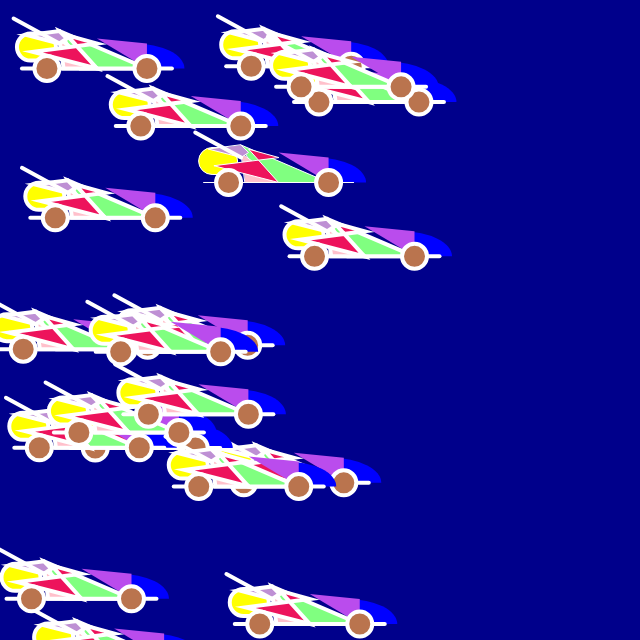
Frame 1 (no input)
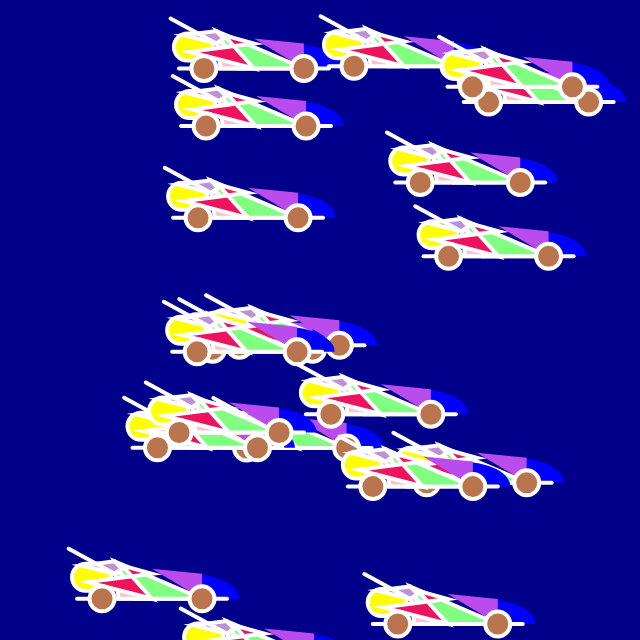
Frame 60 (no input)
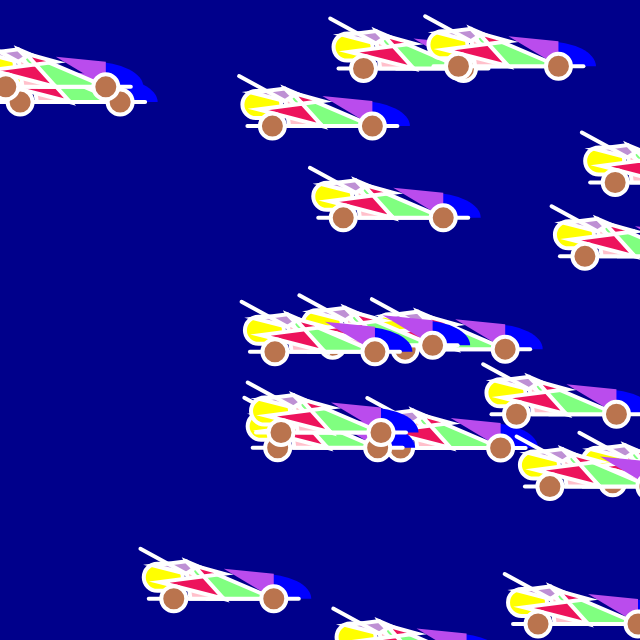
Frame 120 (the mouse pressed at the canvas centre since frame 60)

The p5.js sketch that drew these frames (run headless with seeded random() and noise() and a simulated clock; from frame 60 on, the mouse is pressed at the canvas centre):

// p5.js sketch
// ── sketch.js
var numSpaceshipe =20;
var x=[];
var y=[];
var speed=[];
var size=[];

 
function setup() {
    createCanvas(640,640);
    for (var i=0;i<numSpaceshipe;i++) {
        x.push( random(0,width/2));
       y.push (random(0,height));
        
        
        speed.push(random(1,4));
        size[i]=random(10,100);
        
       var r = random(0,255);
        var g = random(0,255); 
      var b = random(0,255);
        
        
    }

    console.log(x);
}
function draw(){
    background("darkblue");

    
    for(var i =0;i<20; i++){
       
    car(x[i],y[i],100);
        
        x[i]+= speed[i];
        if (x[i] >=width) x[i]=0;
}
    
}
var car =function(x,y,size){ 
    
    noStroke();
    fill("blue");
    arc(x + size - size/8, y + size/2, 100, 50, PI*3/2, 0); 
    
    fill("#BA4CED");
    triangle(x + size/2, y + size/5, x + size, y + size/4, x + size, y + size/2);
     
  
    
    
    stroke("white");
    line(x-size/4,y+size/2,x+size+size/4,y+size/2);
    
     fill("#FFFF00");
     
    rect(x-30,y+15,39,27,30,88);
   
   fill("#80ff80");   
    triangle(x +size/8,y +size/8,x+size,y+size/2,x+size/3,y + size/2);
    fill("pink");
    triangle(x +size/8,y +size/5,x+size/2,y+size/2,x+size/6,y + size/2 );

    fill("#BE90D4");
    quad(x-size/5,y+size/6,x+size/8,y+size/4,x+size/5,y+size/5,x+size/8,y+size/8);
    
   
    
    fill("#ED135C");
    quad(x-size/7,y+size/3,x+size/2,y+size/2,x+size/5,y+size/6,x+size/2,y+size/4);
    
   
    fill("#3D3DBA");
 strokeWeight(4);  // Thicker
line(x+size/8,y +size/4,x-size/3,y, y+size/2);
    
    fill("#BA744E");
    ellipse(x + size/1, y + size/2, 25, 25); 
    ellipse(x,y + size/2,25,25);

    
}
       
